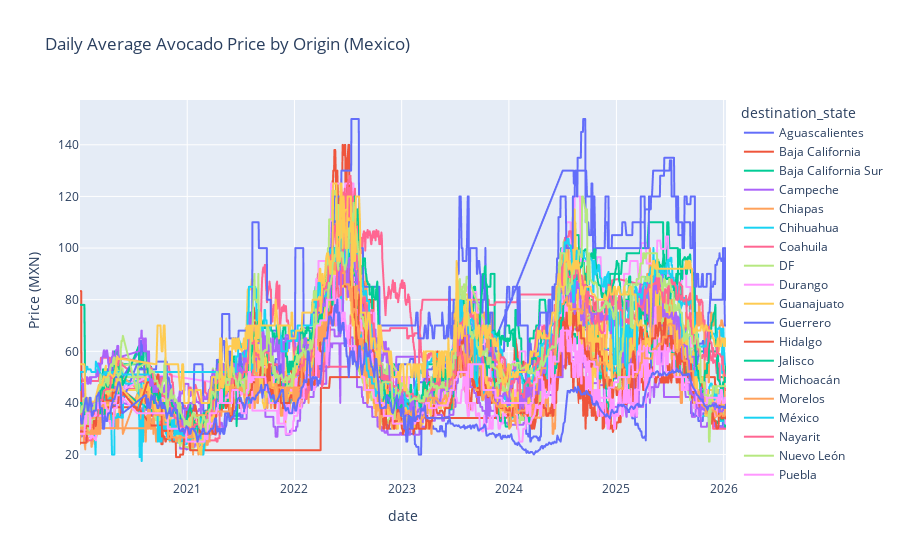

This figure's notebook cell:
### Code cell
fig = px.line(
    avg_price_by_day_destination_state,
    x="date",
    y="avg_price",
    color="destination_state",
    title="Daily Average Avocado Price by Origin (Mexico)",
    labels={
        "avg_price": "Price (MXN)",
        "origin": "Origin"
    }
)

fig.show()

### Figure 1 — Plotly figure (JSON) as saved in the notebook; plotly's stock layout.template omitted (floating-point values rounded to 4 significant figures; data arrays with more than 128 entries replaced by an {"elided": "..."} marker saying what was removed)
{"data": [{"hovertemplate": "destination_state=Aguascalientes<br>date=%{x}<br>Price (MXN)=%{y}<extra></extra>", "legendgroup": "Aguascalientes", "line": {"color": "#636efa", "dash": "solid"}, "marker": {"symbol": "circle"}, "mode": "lines", "name": "Aguascalientes", "showlegend": true, "type": "scattergl", "x": {"elided": "1456 str values"}, "xaxis": "x", "y": {"elided": "1456 float values"}, "yaxis": "y"}, {"hovertemplate": "destination_state=Baja California<br>date=%{x}<br>Price (MXN)=%{y}<extra></extra>", "legendgroup": "Baja California", "line": {"color": "#EF553B", "dash": "solid"}, "marker": {"symbol": "circle"}, "mode": "lines", "name": "Baja California", "showlegend": true, "type": "scattergl", "x": {"elided": "1392 str values"}, "xaxis": "x", "y": {"elided": "1392 float values"}, "yaxis": "y"}, {"hovertemplate": "destination_state=Baja California Sur<br>date=%{x}<br>Price (MXN)=%{y}<extra></extra>", "legendgroup": "Baja California Sur", "line": {"color": "#00cc96", "dash": "solid"}, "marker": {"symbol": "circle"}, "mode": "lines", "name": "Baja California Sur", "showlegend": true, "type": "scattergl", "x": {"elided": "1424 str values"}, "xaxis": "x", "y": {"elided": "1424 float values"}, "yaxis": "y"}, {"hovertemplate": "destination_state=Campeche<br>date=%{x}<br>Price (MXN)=%{y}<extra></extra>", "legendgroup": "Campeche", "line": {"color": "#ab63fa", "dash": "solid"}, "marker": {"symbol": "circle"}, "mode": "lines", "name": "Campeche", "showlegend": true, "type": "scattergl", "x": {"elided": "1448 str values"}, "xaxis": "x", "y": {"elided": "1448 float values"}, "yaxis": "y"}, {"hovertemplate": "destination_state=Chiapas<br>date=%{x}<br>Price (MXN)=%{y}<extra></extra>", "legendgroup": "Chiapas", "line": {"color": "#FFA15A", "dash": "solid"}, "marker": {"symbol": "circle"}, "mode": "lines", "name": "Chiapas", "showlegend": true, "type": "scattergl", "x": {"elided": "1461 str values"}, "xaxis": "x", "y": {"elided": "1461 float values"}, "yaxis": "y"}, {"hovertemplate": "destination_state=Chihuahua<br>date=%{x}<br>Price (MXN)=%{y}<extra></extra>", "legendgroup": "Chihuahua", "line": {"color": "#19d3f3", "dash": "solid"}, "marker": {"symbol": "circle"}, "mode": "lines", "name": "Chihuahua", "showlegend": true, "type": "scattergl", "x": {"elided": "1454 str values"}, "xaxis": "x", "y": {"elided": "1454 float values"}, "yaxis": "y"}, {"hovertemplate": "destination_state=Coahuila<br>date=%{x}<br>Price (MXN)=%{y}<extra></extra>", "legendgroup": "Coahuila", "line": {"color": "#FF6692", "dash": "solid"}, "marker": {"symbol": "circle"}, "mode": "lines", "name": "Coahuila", "showlegend": true, "type": "scattergl", "x": {"elided": "1429 str values"}, "xaxis": "x", "y": {"elided": "1429 float values"}, "yaxis": "y"}, {"hovertemplate": "destination_state=DF<br>date=%{x}<br>Price (MXN)=%{y}<extra></extra>", "legendgroup": "DF", "line": {"color": "#B6E880", "dash": "solid"}, "marker": {"symbol": "circle"}, "mode": "lines", "name": "DF", "showlegend": true, "type": "scattergl", "x": {"elided": "1440 str values"}, "xaxis": "x", "y": {"elided": "1440 float values"}, "yaxis": "y"}, {"hovertemplate": "destination_state=Durango<br>date=%{x}<br>Price (MXN)=%{y}<extra></extra>", "legendgroup": "Durango", "line": {"color": "#FF97FF", "dash": "solid"}, "marker": {"symbol": "circle"}, "mode": "lines", "name": "Durango", "showlegend": true, "type": "scattergl", "x": {"elided": "1314 str values"}, "xaxis": "x", "y": {"elided": "1314 float values"}, "yaxis": "y"}, {"hovertemplate": "destination_state=Guanajuato<br>date=%{x}<br>Price (MXN)=%{y}<extra></extra>", "legendgroup": "Guanajuato", "line": {"color": "#FECB52", "dash": "solid"}, "marker": {"symbol": "circle"}, "mode": "lines", "name": "Guanajuato", "showlegend": true, "type": "scattergl", "x": {"elided": "1401 str values"}, "xaxis": "x", "y": {"elided": "1401 float values"}, "yaxis": "y"}, {"hovertemplate": "destination_state=Guerrero<br>date=%{x}<br>Price (MXN)=%{y}<extra></extra>", "legendgroup": "Guerrero", "line": {"color": "#636efa", "dash": "solid"}, "marker": {"symbol": "circle"}, "mode": "lines", "name": "Guerrero", "showlegend": true, "type": "scattergl", "x": {"elided": "1273 str values"}, "xaxis": "x", "y": {"elided": "1273 float values"}, "yaxis": "y"}, {"hovertemplate": "destination_state=Hidalgo<br>date=%{x}<br>Price (MXN)=%{y}<extra></extra>", "legendgroup": "Hidalgo", "line": {"color": "#EF553B", "dash": "solid"}, "marker": {"symbol": "circle"}, "mode": "lines", "name": "Hidalgo", "showlegend": true, "type": "scattergl", "x": {"elided": "1407 str values"}, "xaxis": "x", "y": {"elided": "1407 float values"}, "yaxis": "y"}, {"hovertemplate": "destination_state=Jalisco<br>date=%{x}<br>Price (MXN)=%{y}<extra></extra>", "legendgroup": "Jalisco", "line": {"color": "#00cc96", "dash": "solid"}, "marker": {"symbol": "circle"}, "mode": "lines", "name": "Jalisco", "showlegend": true, "type": "scattergl", "x": {"elided": "1446 str values"}, "xaxis": "x", "y": {"elided": "1446 float values"}, "yaxis": "y"}, {"hovertemplate": "destination_state=Michoacán<br>date=%{x}<br>Price (MXN)=%{y}<extra></extra>", "legendgroup": "Michoacán", "line": {"color": "#ab63fa", "dash": "solid"}, "marker": {"symbol": "circle"}, "mode": "lines", "name": "Michoacán", "showlegend": true, "type": "scattergl", "x": {"elided": "1450 str values"}, "xaxis": "x", "y": {"elided": "1450 float values"}, "yaxis": "y"}, {"hovertemplate": "destination_state=Morelos<br>date=%{x}<br>Price (MXN)=%{y}<extra></extra>", "legendgroup": "Morelos", "line": {"color": "#FFA15A", "dash": "solid"}, "marker": {"symbol": "circle"}, "mode": "lines", "name": "Morelos", "showlegend": true, "type": "scattergl", "x": {"elided": "1312 str values"}, "xaxis": "x", "y": {"elided": "1312 float values"}, "yaxis": "y"}, {"hovertemplate": "destination_state=México<br>date=%{x}<br>Price (MXN)=%{y}<extra></extra>", "legendgroup": "México", "line": {"color": "#19d3f3", "dash": "solid"}, "marker": {"symbol": "circle"}, "mode": "lines", "name": "México", "showlegend": true, "type": "scattergl", "x": {"elided": "1477 str values"}, "xaxis": "x", "y": {"elided": "1477 float values"}, "yaxis": "y"}, {"hovertemplate": "destination_state=Nayarit<br>date=%{x}<br>Price (MXN)=%{y}<extra></extra>", "legendgroup": "Nayarit", "line": {"color": "#FF6692", "dash": "solid"}, "marker": {"symbol": "circle"}, "mode": "lines", "name": "Nayarit", "showlegend": true, "type": "scattergl", "x": {"elided": "1214 str values"}, "xaxis": "x", "y": {"elided": "1214 float values"}, "yaxis": "y"}, {"hovertemplate": "destination_state=Nuevo León<br>date=%{x}<br>Price (MXN)=%{y}<extra></extra>", "legendgroup": "Nuevo León", "line": {"color": "#B6E880", "dash": "solid"}, "marker": {"symbol": "circle"}, "mode": "lines", "name": "Nuevo León", "showlegend": true, "type": "scattergl", "x": {"elided": "738 str values"}, "xaxis": "x", "y": {"elided": "738 float values"}, "yaxis": "y"}, {"hovertemplate": "destination_state=Puebla<br>date=%{x}<br>Price (MXN)=%{y}<extra></extra>", "legendgroup": "Puebla", "line": {"color": "#FF97FF", "dash": "solid"}, "marker": {"symbol": "circle"}, "mode": "lines", "name": "Puebla", "showlegend": true, "type": "scattergl", "x": {"elided": "1440 str values"}, "xaxis": "x", "y": {"elided": "1440 float values"}, "yaxis": "y"}, {"hovertemplate": "destination_state=Querétaro<br>date=%{x}<br>Price (MXN)=%{y}<extra></extra>", "legendgroup": "Querétaro", "line": {"color": "#FECB52", "dash": "solid"}, "marker": {"symbol": "circle"}, "mode": "lines", "name": "Querétaro", "showlegend": true, "type": "scattergl", "x": {"elided": "1444 str values"}, "xaxis": "x", "y": {"elided": "1444 float values"}, "yaxis": "y"}, {"hovertemplate": "destination_state=Quintana Roo<br>date=%{x}<br>Price (MXN)=%{y}<extra></extra>", "legendgroup": "Quintana Roo", "line": {"color": "#636efa", "dash": "solid"}, "marker": {"symbol": "circle"}, "mode": "lines", "name": "Quintana Roo", "showlegend": true, "type": "scattergl", "x": {"elided": "1445 str values"}, "xaxis": "x", "y": {"elided": "1445 float values"}, "yaxis": "y"}, {"hovertemplate": "destination_state=San Luis Potosí<br>date=%{x}<br>Price (MXN)=%{y}<extra></extra>", "legendgroup": "San Luis Potosí", "line": {"color": "#EF553B", "dash": "solid"}, "marker": {"symbol": "circle"}, "mode": "lines", "name": "San Luis Potosí", "showlegend": true, "type": "scattergl", "x": {"elided": "1440 str values"}, "xaxis": "x", "y": {"elided": "1440 float values"}, "yaxis": "y"}, {"hovertemplate": "destination_state=Sinaloa<br>date=%{x}<br>Price (MXN)=%{y}<extra></extra>", "legendgroup": "Sinaloa", "line": {"color": "#00cc96", "dash": "solid"}, "marker": {"symbol": "circle"}, "mode": "lines", "name": "Sinaloa", "showlegend": true, "type": "scattergl", "x": {"elided": "1471 str values"}, "xaxis": "x", "y": {"elided": "1471 float values"}, "yaxis": "y"}, {"hovertemplate": "destination_state=Sonora<br>date=%{x}<br>Price (MXN)=%{y}<extra></extra>", "legendgroup": "Sonora", "line": {"color": "#ab63fa", "dash": "solid"}, "marker": {"symbol": "circle"}, "mode": "lines", "name": "Sonora", "showlegend": true, "type": "scattergl", "x": {"elided": "1475 str values"}, "xaxis": "x", "y": {"elided": "1475 float values"}, "yaxis": "y"}, {"hovertemplate": "destination_state=Tabasco<br>date=%{x}<br>Price (MXN)=%{y}<extra></extra>", "legendgroup": "Tabasco", "line": {"color": "#FFA15A", "dash": "solid"}, "marker": {"symbol": "circle"}, "mode": "lines", "name": "Tabasco", "showlegend": true, "type": "scattergl", "x": {"elided": "1440 str values"}, "xaxis": "x", "y": {"elided": "1440 float values"}, "yaxis": "y"}, {"hovertemplate": "destination_state=Tamaulipas<br>date=%{x}<br>Price (MXN)=%{y}<extra></extra>", "legendgroup": "Tamaulipas", "line": {"color": "#19d3f3", "dash": "solid"}, "marker": {"symbol": "circle"}, "mode": "lines", "name": "Tamaulipas", "showlegend": true, "type": "scattergl", "x": {"elided": "1418 str values"}, "xaxis": "x", "y": {"elided": "1418 float values"}, "yaxis": "y"}, {"hovertemplate": "destination_state=Veracruz<br>date=%{x}<br>Price (MXN)=%{y}<extra></extra>", "legendgroup": "Veracruz", "line": {"color": "#FF6692", "dash": "solid"}, "marker": {"symbol": "circle"}, "mode": "lines", "name": "Veracruz", "showlegend": true, "type": "scattergl", "x": {"elided": "1453 str values"}, "xaxis": "x", "y": {"elided": "1453 float values"}, "yaxis": "y"}, {"hovertemplate": "destination_state=Yucatán<br>date=%{x}<br>Price (MXN)=%{y}<extra></extra>", "legendgroup": "Yucatán", "line": {"color": "#B6E880", "dash": "solid"}, "marker": {"symbol": "circle"}, "mode": "lines", "name": "Yucatán", "showlegend": true, "type": "scattergl", "x": {"elided": "1422 str values"}, "xaxis": "x", "y": {"elided": "1422 float values"}, "yaxis": "y"}, {"hovertemplate": "destination_state=Zacatecas<br>date=%{x}<br>Price (MXN)=%{y}<extra></extra>", "legendgroup": "Zacatecas", "line": {"color": "#FF97FF", "dash": "solid"}, "marker": {"symbol": "circle"}, "mode": "lines", "name": "Zacatecas", "showlegend": true, "type": "scattergl", "x": {"elided": "1440 str values"}, "xaxis": "x", "y": {"elided": "1440 float values"}, "yaxis": "y"}, {"hovertemplate": "destination_state=Colima<br>date=%{x}<br>Price (MXN)=%{y}<extra></extra>", "legendgroup": "Colima", "line": {"color": "#FECB52", "dash": "solid"}, "marker": {"symbol": "circle"}, "mode": "lines", "name": "Colima", "showlegend": true, "type": "scattergl", "x": {"elided": "573 str values"}, "xaxis": "x", "y": {"elided": "573 float values"}, "yaxis": "y"}, {"hovertemplate": "destination_state=Oaxaca<br>date=%{x}<br>Price (MXN)=%{y}<extra></extra>", "legendgroup": "Oaxaca", "line": {"color": "#636efa", "dash": "solid"}, "marker": {"symbol": "circle"}, "mode": "lines", "name": "Oaxaca", "showlegend": true, "type": "scattergl", "x": {"elided": "588 str values"}, "xaxis": "x", "y": {"elided": "588 float values"}, "yaxis": "y"}], "layout": {"legend": {"title": {"text": "destination_state"}, "tracegroupgap": 0}, "title": {"text": "Daily Average Avocado Price by Origin (Mexico)"}, "xaxis": {"anchor": "y", "domain": [0, 1], "title": {"text": "date"}}, "yaxis": {"anchor": "x", "domain": [0, 1], "title": {"text": "Price (MXN)"}}}}
